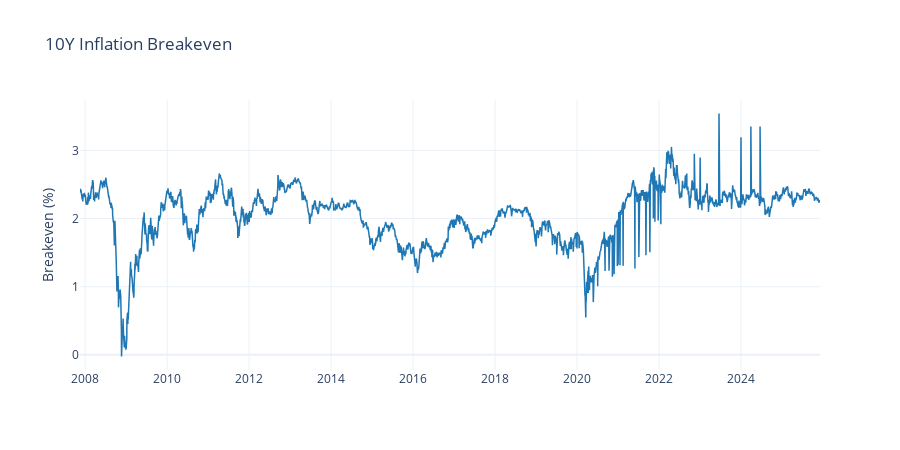

The notebook cell saved with this chart:
### Code cell
fig = go.Figure()

fig.add_trace(go.Scatter(
    x=df.index,
    y=df['breakeven'],
    mode='lines',
    name='10Y Breakeven',
    line=dict(color='#1f77b4', width=1.5)
))

fig.update_layout(
    title='10Y Inflation Breakeven',
    yaxis_title='Breakeven (%)',
    template='plotly_white',
    height=450,
    hovermode='x unified'
)

fig.show()

### Figure 1 — Plotly figure (JSON) as saved in the notebook; plotly's stock layout.template omitted (floating-point values rounded to 4 significant figures; data arrays with more than 128 entries replaced by an {"elided": "..."} marker saying what was removed)
{"data": [{"line": {"color": "#1f77b4", "width": 1.5}, "mode": "lines", "name": "10Y Breakeven", "type": "scatter", "x": {"elided": "4705 str values"}, "y": {"elided": "4705 float values"}}], "layout": {"height": 450, "hovermode": "x unified", "title": {"text": "10Y Inflation Breakeven"}, "yaxis": {"title": {"text": "Breakeven (%)"}}}}
